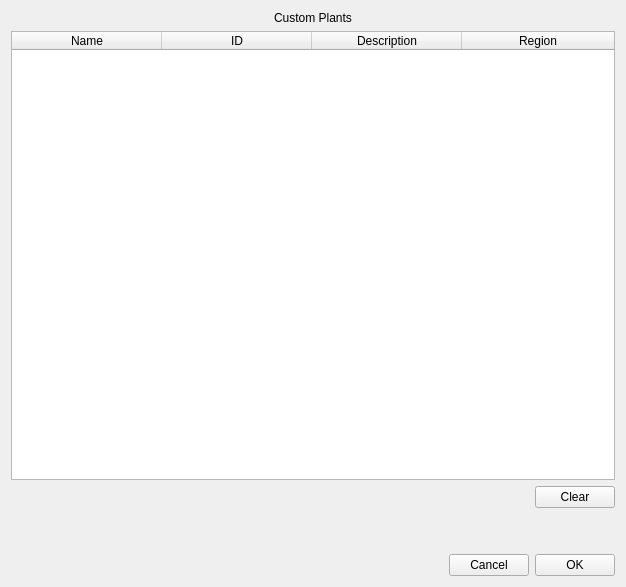
<?xml version="1.0" encoding="UTF-8"?>
<ui version="4.0">
 <class>CustomPlants</class>
 <widget class="QWidget" name="CustomPlants">
  <property name="geometry">
   <rect>
    <x>0</x>
    <y>0</y>
    <width>626</width>
    <height>587</height>
   </rect>
  </property>
  <property name="windowTitle">
   <string>Form</string>
  </property>
  <layout class="QVBoxLayout" name="verticalLayout">
   <item>
    <widget class="QLabel" name="label_customPlants">
     <property name="text">
      <string>Custom Plants</string>
     </property>
     <property name="alignment">
      <set>Qt::AlignCenter</set>
     </property>
    </widget>
   </item>
   <item>
    <widget class="QTableWidget" name="tableWidget">
     <attribute name="horizontalHeaderCascadingSectionResizes">
      <bool>true</bool>
     </attribute>
     <attribute name="horizontalHeaderDefaultSectionSize">
      <number>150</number>
     </attribute>
     <attribute name="horizontalHeaderStretchLastSection">
      <bool>true</bool>
     </attribute>
     <column>
      <property name="text">
       <string>Name</string>
      </property>
     </column>
     <column>
      <property name="text">
       <string>ID</string>
      </property>
     </column>
     <column>
      <property name="text">
       <string>Description</string>
      </property>
     </column>
     <column>
      <property name="text">
       <string>Region</string>
      </property>
     </column>
    </widget>
   </item>
   <item>
    <layout class="QHBoxLayout" name="horizontalLayout_2">
     <item>
      <spacer name="horizontalSpacer_2">
       <property name="orientation">
        <enum>Qt::Horizontal</enum>
       </property>
       <property name="sizeHint" stdset="0">
        <size>
         <width>40</width>
         <height>20</height>
        </size>
       </property>
      </spacer>
     </item>
     <item>
      <widget class="QPushButton" name="pushButton_clear">
       <property name="sizePolicy">
        <sizepolicy hsizetype="Fixed" vsizetype="Fixed">
         <horstretch>0</horstretch>
         <verstretch>0</verstretch>
        </sizepolicy>
       </property>
       <property name="text">
        <string>Clear</string>
       </property>
      </widget>
     </item>
    </layout>
   </item>
   <item>
    <spacer name="verticalSpacer">
     <property name="orientation">
      <enum>Qt::Vertical</enum>
     </property>
     <property name="sizeType">
      <enum>QSizePolicy::Fixed</enum>
     </property>
     <property name="sizeHint" stdset="0">
      <size>
       <width>20</width>
       <height>40</height>
      </size>
     </property>
    </spacer>
   </item>
   <item>
    <layout class="QHBoxLayout" name="horizontalLayout">
     <item>
      <spacer name="horizontalSpacer">
       <property name="orientation">
        <enum>Qt::Horizontal</enum>
       </property>
       <property name="sizeHint" stdset="0">
        <size>
         <width>40</width>
         <height>20</height>
        </size>
       </property>
      </spacer>
     </item>
     <item>
      <widget class="QPushButton" name="pushButton_cancel">
       <property name="text">
        <string>Cancel</string>
       </property>
      </widget>
     </item>
     <item>
      <widget class="QPushButton" name="pushButton_ok">
       <property name="text">
        <string>OK</string>
       </property>
      </widget>
     </item>
    </layout>
   </item>
  </layout>
 </widget>
 <resources/>
 <connections/>
</ui>
